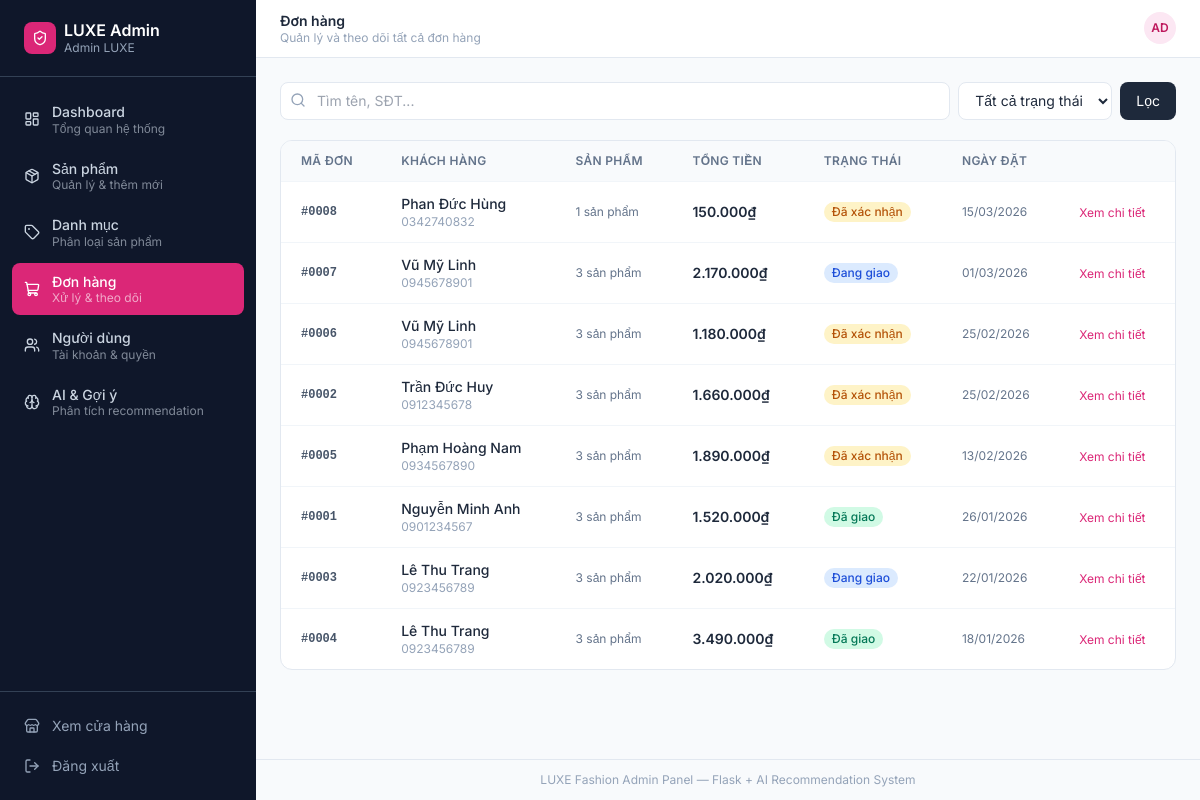
Page /admin/orders (signed in) on the committed database.
### models.py (models this page shows)
class User(UserMixin, db.Model):
    __tablename__ = 'users'
    id = db.Column(db.Integer, primary_key=True)
    username = db.Column(db.String(80), unique=True, nullable=False)
    email = db.Column(db.String(120), unique=True, nullable=False)
    password_hash = db.Column(db.String(256), nullable=False)
    full_name = db.Column(db.String(150), nullable=True)
    is_admin = db.Column(db.Boolean, default=False)
    created_at = db.Column(db.DateTime, default=datetime.utcnow)
    orders = db.relationship('Order', backref='user', lazy=True)
    interactions = db.relationship('UserInteraction', backref='user', lazy=True)
    cart_items = db.relationship('CartItem', backref='user', lazy=True)

class Order(db.Model):
    __tablename__ = 'orders'
    id = db.Column(db.Integer, primary_key=True)
    user_id = db.Column(db.Integer, db.ForeignKey('users.id'), nullable=False)
    total_amount = db.Column(db.Float, nullable=False)
    status = db.Column(db.String(50), default='pending')  # pending, confirmed, shipped, delivered
    full_name = db.Column(db.String(150), nullable=False)
    phone = db.Column(db.String(20), nullable=False)
    address = db.Column(db.Text, nullable=False)
    note = db.Column(db.Text, nullable=True)
    created_at = db.Column(db.DateTime, default=datetime.utcnow)
    items = db.relationship('OrderItem', backref='order', lazy=True)

### app.py (the view, shortened to what this page needs)
    @app.route("/admin/orders")
    @login_required
    @admin_required
    def admin_orders():
        page = request.args.get("page", 1, type=int)
        status_filter = request.args.get("status", "")
        search = request.args.get("search", "").strip()
        query = Order.query
        if status_filter:
            query = query.filter_by(status=status_filter)
        orders = query.order_by(Order.created_at.desc()).paginate(
            page=page, per_page=15, error_out=False
        )
        return render_template(
            "admin/orders.html",
            orders=orders,
            status_filter=status_filter,
            search=search,
        )

### templates/admin/orders.html (shortened to what this page needs)
{% extends "admin/base_admin.html" %}
{% block page_title %}Đơn hàng{% endblock %}
{% block page_subtitle %}Quản lý và theo dõi tất cả đơn hàng{% endblock %}
{% block content %}
<div class="flex flex-col sm:flex-row gap-3 mb-5">
    <form method="GET" class="flex gap-2 flex-1 flex-wrap">
        <div class="relative flex-1 min-w-48">
            <input type="text" name="search" value="{{ search }}" placeholder="Tìm tên, SĐT..."
                   class="w-full pl-9 pr-3 py-2 text-sm border border-dark-200 rounded-lg bg-white focus:outline-none focus:ring-2 focus:ring-primary-300">
            <i data-lucide="search" class="absolute left-2.5 top-2.5 w-4 h-4 text-dark-400"></i>
        </div>
        <select name="status" class="text-sm border border-dark-200 rounded-lg px-3 py-2 bg-white focus:outline-none focus:ring-2 focus:ring-primary-300">
            <option value="">Tất cả trạng thái</option>
        </select>
        <button type="submit" class="px-4 py-2 text-sm bg-dark-800 text-white rounded-lg hover:bg-dark-700 transition-colors">Lọc</button>
    </form>
</div>
<div class="bg-white rounded-xl border border-dark-200 overflow-hidden">
    <div class="overflow-x-auto">
        <table class="w-full text-sm">
            <thead class="bg-dark-50 border-b border-dark-100">
                <tr>
                    <th class="text-left px-5 py-3 text-xs font-semibold text-dark-500 uppercase tracking-wide">Mã đơn</th>
                    <th class="text-left px-5 py-3 text-xs font-semibold text-dark-500 uppercase tracking-wide">Khách hàng</th>
                    <th class="text-left px-5 py-3 text-xs font-semibold text-dark-500 uppercase tracking-wide">Sản phẩm</th>
                    <th class="text-left px-5 py-3 text-xs font-semibold text-dark-500 uppercase tracking-wide">Tổng tiền</th>
                    <th class="text-left px-5 py-3 text-xs font-semibold text-dark-500 uppercase tracking-wide">Trạng thái</th>
                    <th class="text-left px-5 py-3 text-xs font-semibold text-dark-500 uppercase tracking-wide">Ngày đặt</th>
                    <th class="px-5 py-3"></th>
                </tr>
            </thead>
            <tbody class="divide-y divide-dark-100">
                {% for order in orders.items %}
                <tr class="hover:bg-dark-50 transition-colors">
                    <td class="px-5 py-3 font-mono text-xs font-semibold text-dark-600">#{{ '%04d' % order.id }}</td>
                    <td class="px-5 py-3">
                        <p class="font-medium text-dark-800">{{ order.full_name }}</p>
                        <p class="text-xs text-dark-400">{{ order.phone }}</p>
                    </td>
                    <td class="px-5 py-3 text-xs text-dark-500">{{ order.items | length }} sản phẩm</td>
                    <td class="px-5 py-3 font-semibold text-dark-800">{{ order.total_amount | format_price }}</td>
                    <td class="px-5 py-3">
                        <span class="inline-flex items-center px-2 py-0.5 rounded-full text-xs font-medium
                            {% if order.status == 'delivered' %}bg-emerald-100 text-emerald-700
                            {% elif order.status == 'shipped' %}bg-blue-100 text-blue-700
                            {% elif order.status == 'confirmed' %}bg-amber-100 text-amber-700
                            {% elif order.status == 'cancelled' %}bg-red-100 text-red-700
                            {% else %}bg-dark-100 text-dark-600{% endif %}">
                            {% if order.status == 'pending' %}Chờ xác nhận
                            {% elif order.status == 'confirmed' %}Đã xác nhận
                            {% elif order.status == 'shipped' %}Đang giao
                            {% elif order.status == 'delivered' %}Đã giao
                            {% elif order.status == 'cancelled' %}Đã hủy{% endif %}
                        </span>
                    </td>
                    <td class="px-5 py-3 text-xs text-dark-500">{{ order.created_at.strftime('%d/%m/%Y') }}</td>
                    <td class="px-5 py-3">
                        <a href="{{ url_for('admin_order_detail', order_id=order.id) }}"
                           class="text-xs text-primary-600 hover:underline whitespace-nowrap">Xem chi tiết</a>
                    </td>
                </tr>
                {% endfor %}
            </tbody>
        </table>
    </div>
</div>
{% endblock %}

### templates/admin/base_admin.html (shortened to what this page needs)
<!DOCTYPE html>
<html lang="vi">
<head>
    <script src="https://cdn.tailwindcss.com"></script>
</head>
<body class="font-body bg-dark-50 text-dark-800 min-h-screen">
<div class="flex min-h-screen">
    <aside class="w-64 bg-dark-900 text-white flex flex-col fixed h-full z-30 transition-transform duration-300" id="admin-sidebar">
        <div class="px-6 py-5 border-b border-dark-700">
            <a href="{{ url_for('admin_dashboard') }}" class="flex items-center gap-2">
                <div class="w-8 h-8 bg-primary-600 rounded-lg flex items-center justify-center">
                    <i data-lucide="shield-check" class="w-4 h-4 text-white"></i>
                </div>
                <div>
                    <p class="font-semibold text-white leading-tight">LUXE Admin</p>
                    <p class="text-xs text-dark-400">{{ current_user.full_name or current_user.username }}</p>
                </div>
            </a>
        </div>
        <nav class="flex-1 px-3 py-4 space-y-1 overflow-y-auto">
            {% for endpoint, icon, label, sublabel in nav_items %}
            <a href="{{ url_for(endpoint) }}"
               class="flex items-center gap-3 px-3 py-2.5 rounded-lg transition-all group
                      {% if request.endpoint == endpoint %}bg-primary-600 text-white{% else %}text-dark-300 hover:bg-dark-800 hover:text-white{% endif %}">
                <i data-lucide="{{ icon }}" class="w-4 h-4 flex-shrink-0"></i>
                <div>
                    <p class="text-sm font-medium leading-tight">{{ label }}</p>
                    <p class="text-xs opacity-60 leading-tight">{{ sublabel }}</p>
                </div>
            </a>
            {% endfor %}
        </nav>
        <div class="px-3 py-4 border-t border-dark-700 space-y-1">
            <a href="{{ url_for('index') }}" class="flex items-center gap-3 px-3 py-2 rounded-lg text-dark-400 hover:bg-dark-800 hover:text-white transition-all text-sm">
                <i data-lucide="store" class="w-4 h-4"></i>
                Xem cửa hàng
            </a>
            <a href="{{ url_for('logout') }}" class="flex items-center gap-3 px-3 py-2 rounded-lg text-dark-400 hover:bg-red-900/50 hover:text-red-300 transition-all text-sm">
                <i data-lucide="log-out" class="w-4 h-4"></i>
                Đăng xuất
            </a>
        </div>
    </aside>
    <div class="flex-1 ml-64 flex flex-col min-h-screen">
        <header class="bg-white border-b border-dark-200 px-6 py-3 flex items-center justify-between sticky top-0 z-20">
            <div class="flex items-center gap-3">
                <div>
                    <h1 class="font-semibold text-dark-800 text-sm leading-tight">{% block page_title %}Admin Panel{% endblock %}</h1>
                    <p class="text-xs text-dark-400 leading-tight">{% block page_subtitle %}{% endblock %}</p>
                </div>
            </div>
            <div class="flex items-center gap-2">
                <div class="w-8 h-8 rounded-full bg-primary-100 flex items-center justify-center text-primary-700 font-semibold text-xs">
                    {{ (current_user.full_name or current_user.username)[:2].upper() }}
                </div>
            </div>
        </header>
        <main class="flex-1 p-6">
            {% block content %}{% endblock %}
        </main>
        <footer class="px-6 py-3 border-t border-dark-200 text-xs text-dark-400 text-center">
            LUXE Fashion Admin Panel &mdash; Flask + AI Recommendation System
        </footer>
    </div>
</div>
</body>
</html>

### rows in the picture
User: full_name "Admin LUXE", full_name "AD"
Order: id "0008", full_name "Phan Đức Hùng", phone "0342740832", items|length "1", total_amount "150.000₫", status "Đã xác nhận", created_at "15/03/2026"
Order: id "0007", full_name "Vũ Mỹ Linh", phone "0945678901", items|length "3", total_amount "2.170.000₫", status "Đang giao", created_at "01/03/2026"
Order: id "0006", full_name "Vũ Mỹ Linh", phone "0945678901", items|length "3", total_amount "1.180.000₫", status "Đã xác nhận", created_at "25/02/2026"
Order: id "0002", full_name "Trần Đức Huy", phone "0912345678", items|length "3", total_amount "1.660.000₫", status "Đã xác nhận", created_at "25/02/2026"
Order: id "0005", full_name "Phạm Hoàng Nam", phone "0934567890", items|length "3", total_amount "1.890.000₫", status "Đã xác nhận", created_at "13/02/2026"
Order: id "0001", full_name "Nguyễn Minh Anh", phone "0901234567", items|length "3", total_amount "1.520.000₫", status "Đã giao", created_at "26/01/2026"
Order: id "0003", full_name "Lê Thu Trang", phone "0923456789", items|length "3", total_amount "2.020.000₫", status "Đang giao", created_at "22/01/2026"
Order: id "0004", full_name "Lê Thu Trang", phone "0923456789", items|length "3", total_amount "3.490.000₫", status "Đã giao", created_at "18/01/2026"

### other values in the picture
{{ label }} "Dashboard" "Sản phẩm" "Danh mục" "Đơn hàng" "Người dùng" "AI & Gợi ý"
{{ sublabel }} "Tổng quan hệ thống" "Quản lý & thêm mới" "Phân loại sản phẩm" "Xử lý & theo dõi" "Tài khoản & quyền" "Phân tích recommendation"
